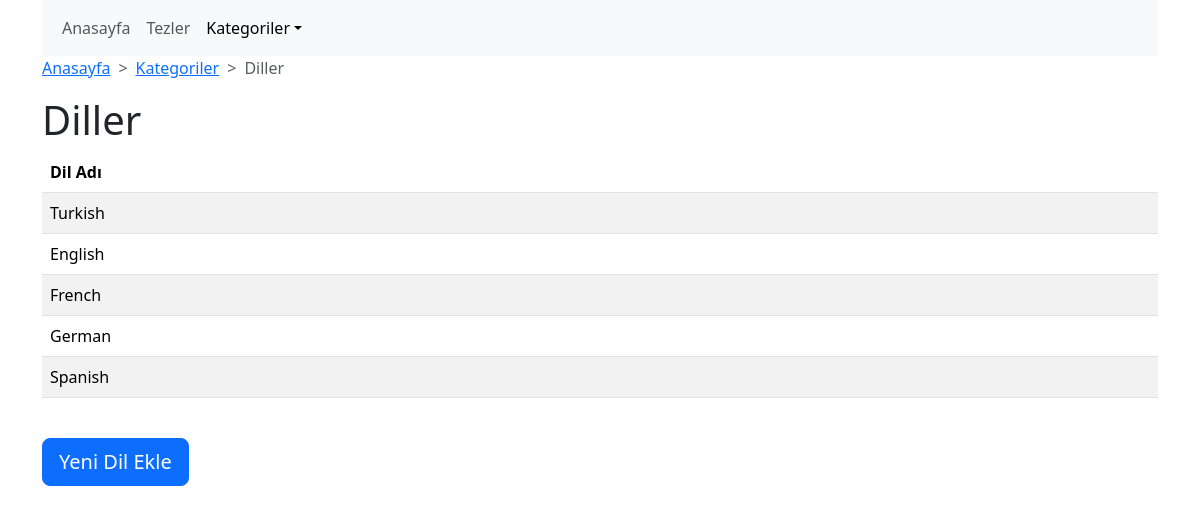
Screenshot of /thesis/diller.php with the database file from the repository.
### tables this page shows
CREATE TABLE language (
  id int(11) unsigned NOT NULL AUTO_INCREMENT,
  languageName varchar(25) DEFAULT NULL,
  PRIMARY KEY (id)
);

### thesis/diller.php (the view, shortened to what this page needs)
<?php
include("db/db.php");
$diller = $db->query("
SELECT l.languageName FROM language l
")->fetchAll(5);
?>
<!doctype html>
<html lang="en">
<head>
    <link href="https://cdn.jsdelivr.net/npm/bootstrap@5.3.2/dist/css/bootstrap.min.css" rel="stylesheet">
    <link href="https://cdn.datatables.net/v/bs5/dt-1.13.8/datatables.min.css" rel="stylesheet">
    <link href="https://cdn.datatables.net/1.13.7/css/dataTables.bootstrap5.min.css" rel="stylesheet">
</head>
<body>
    <header class="container">
        <nav class="navbar navbar-expand-lg bg-body-tertiary">
            <div class="container-fluid">
                <ul class="navbar-nav">
                    <li class="nav-item">
                        <a class="nav-link" aria-current="page" href="./index.php">Anasayfa</a>
                    </li>
                    <li class="nav-item">
                        <a class="nav-link" href="./tezler.php">Tezler</a>
                    </li>
                    <li class="nav-item dropdown">
                        <a class="nav-link active dropdown-toggle" href="#" role="button" data-bs-toggle="dropdown">Kategoriler</a>
                    </li>
                </ul>
            </div>
        </nav>
    </header>
    <nav class="container" style="--bs-breadcrumb-divider: '>';" aria-label="breadcrumb">
        <ol class="breadcrumb">
            <li class="breadcrumb-item"><a href="./index.php">Anasayfa</a></li>
            <li class="breadcrumb-item"><a href="./tezler.php">Kategoriler</a></li>
            <li class="breadcrumb-item active" aria-current="page">Diller</li>
        </ol>
    </nav>
    <main class="container">
        <h1>Diller</h1>
        <table id="tbl_language" class="table table-striped" style="width:100%">
            <thead>
                <tr>
                    <th>Dil Adı</th>
                </tr>
            </thead>
            <tbody>
                <?php foreach($diller as $dil): ?>
                <tr>
                    <td><?php echo $dil->languageName ?></td>
                </tr>
                <?php endforeach; ?>
            </tbody>
        </table>
        <br>
        <p class="d-inline-flex gap-1">
            <a class="btn btn-primary btn-lg" data-bs-toggle="collapse" href="#collapseExample" role="button" aria-expanded="true" aria-controls="collapseExample">
            Yeni Dil Ekle
            </a>
        </p>
    </main>
</body>
</html>

### rows the page displays
language: languageName "Turkish"
language: languageName "English"
language: languageName "French"
language: languageName "German"
language: languageName "Spanish"
